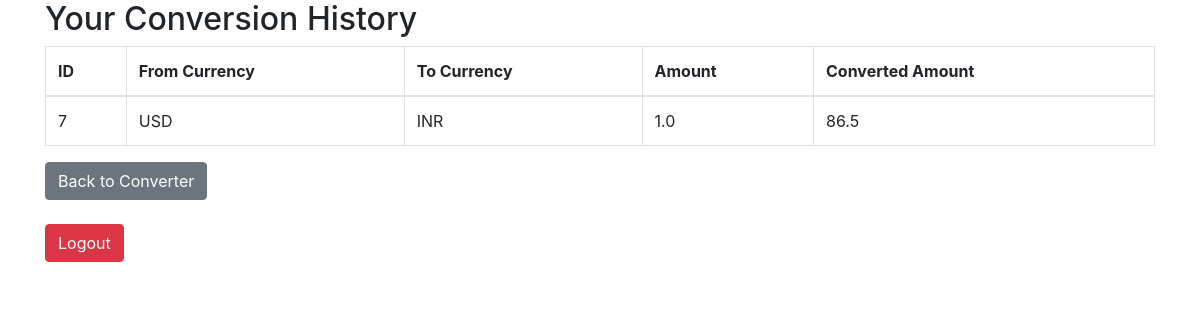
The app's page /history (signed in), older data.
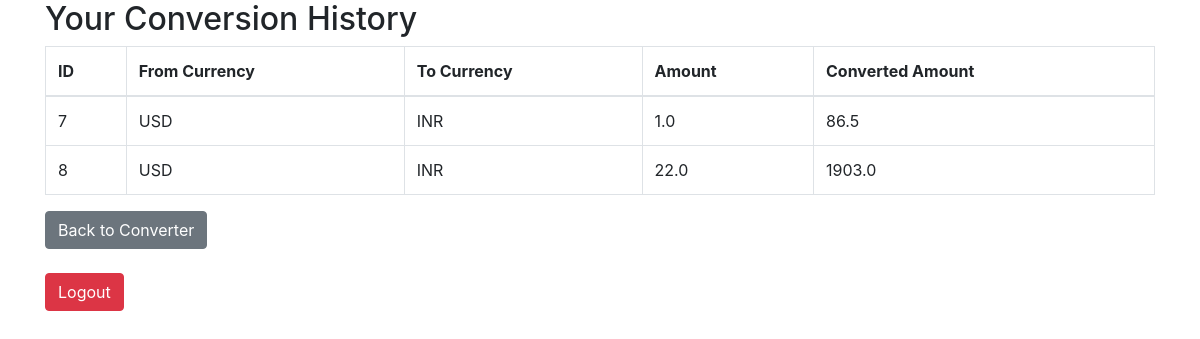
The same page, newer data.
### models.py (models this page shows)
class ConversionHistory(db.Model):
    id = db.Column(db.Integer, primary_key=True)
    user_id = db.Column(db.Integer, db.ForeignKey('user.id'), nullable=False)
    from_currency = db.Column(db.String(3), nullable=False)
    to_currency = db.Column(db.String(3), nullable=False)
    amount = db.Column(db.Float, nullable=False)
    result = db.Column(db.Float, nullable=False)

### app.py (the view)
@app.route('/history')
def history():
    if 'user_id' not in session:
        return redirect(url_for('login'))
    user_id = session['user_id']
    conversions = ConversionHistory.query.filter_by(user_id=user_id).all()
    return render_template('history.html', conversions=conversions)

### templates/history.html (shortened to what this page needs)
<!DOCTYPE html>
<html lang="en">
<head>
    <link rel="stylesheet" href="https://stackpath.bootstrapcdn.com/bootstrap/4.5.2/css/bootstrap.min.css">
</head>
<body>
<div class="container">
<h2>Your Conversion History</h2>
<table class="table table-bordered">
  <thead>
      <tr>
          <th>ID</th>
          <th>From Currency</th>
          <th>To Currency</th>
          <th>Amount</th>
          <th>Converted Amount</th>
      </tr>
  </thead>
  <tbody>
      {% for conversion in conversions %}
      <tr>
          <td>{{ conversion.id }}</td>
          <td>{{ conversion.from_currency }}</td>
          <td>{{ conversion.to_currency }}</td>
          <td>{{ conversion.amount }}</td>
          <td>{{ conversion.result }}</td>
      </tr>
      {% endfor %}
  </tbody></table>
<a href="{{ url_for('converter') }}" class="btn btn-secondary">Back to Converter</a><br><br>
<a href="{{ url_for('logout') }}" class="btn btn-danger">Logout</a>
</div>
</body>
</html>

Row changes from the older to the newer data that the page shows:
added ConversionHistory: id "8", from_currency "USD", to_currency "INR", amount "22.0", result "1903.0"
